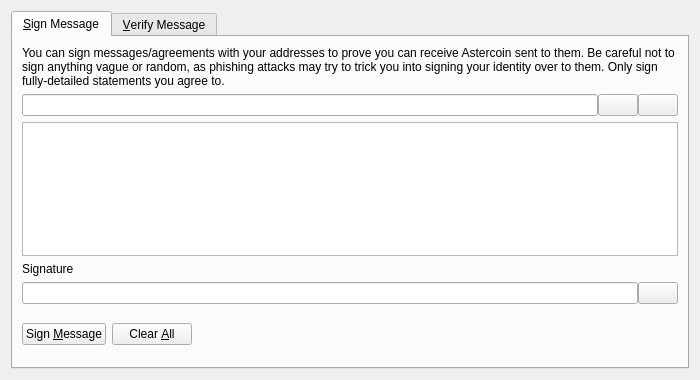
<?xml version="1.0" encoding="UTF-8"?>
<ui version="4.0">
 <class>SignVerifyMessageDialog</class>
 <widget class="QDialog" name="SignVerifyMessageDialog">
  <property name="geometry">
   <rect>
    <x>0</x>
    <y>0</y>
    <width>700</width>
    <height>380</height>
   </rect>
  </property>
  <property name="windowTitle">
   <string>Signatures - Sign / Verify a Message</string>
  </property>
  <property name="modal">
   <bool>true</bool>
  </property>
  <layout class="QVBoxLayout" name="verticalLayout">
   <item>
    <widget class="QTabWidget" name="tabWidget">
     <property name="currentIndex">
      <number>0</number>
     </property>
     <widget class="QWidget" name="tabSignMessage">
      <attribute name="title">
       <string>&amp;Sign Message</string>
      </attribute>
      <layout class="QVBoxLayout" name="verticalLayout_SM">
       <item>
        <widget class="QLabel" name="infoLabel_SM">
         <property name="text">
          <string>You can sign messages/agreements with your addresses to prove you can receive Astercoin sent to them. Be careful not to sign anything vague or random, as phishing attacks may try to trick you into signing your identity over to them. Only sign fully-detailed statements you agree to.</string>
         </property>
         <property name="textFormat">
          <enum>Qt::PlainText</enum>
         </property>
         <property name="wordWrap">
          <bool>true</bool>
         </property>
        </widget>
       </item>
       <item>
        <layout class="QHBoxLayout" name="horizontalLayout_1_SM">
         <property name="spacing">
          <number>0</number>
         </property>
         <item>
          <widget class="QValidatedLineEdit" name="addressIn_SM">
           <property name="toolTip">
            <string>The Astercoin address to sign the message with</string>
           </property>
          </widget>
         </item>
         <item>
          <widget class="QPushButton" name="addressBookButton_SM">
           <property name="toolTip">
            <string>Choose previously used address</string>
           </property>
           <property name="text">
            <string/>
           </property>
           <property name="shortcut">
            <string>Alt+A</string>
           </property>
           <property name="autoDefault">
            <bool>false</bool>
           </property>
          </widget>
         </item>
         <item>
          <widget class="QPushButton" name="pasteButton_SM">
           <property name="toolTip">
            <string>Paste address from clipboard</string>
           </property>
           <property name="text">
            <string/>
           </property>
           <property name="shortcut">
            <string>Alt+P</string>
           </property>
           <property name="autoDefault">
            <bool>false</bool>
           </property>
          </widget>
         </item>
        </layout>
       </item>
       <item>
        <widget class="QPlainTextEdit" name="messageIn_SM">
         <property name="toolTip">
          <string>Enter the message you want to sign here</string>
         </property>
        </widget>
       </item>
       <item>
        <widget class="QLabel" name="signatureLabel_SM">
         <property name="text">
          <string>Signature</string>
         </property>
         <property name="textFormat">
          <enum>Qt::PlainText</enum>
         </property>
        </widget>
       </item>
       <item>
        <layout class="QHBoxLayout" name="horizontalLayout_2_SM">
         <property name="spacing">
          <number>0</number>
         </property>
         <item>
          <widget class="QLineEdit" name="signatureOut_SM">
           <property name="font">
            <font>
             <italic>true</italic>
            </font>
           </property>
           <property name="readOnly">
            <bool>true</bool>
           </property>
          </widget>
         </item>
         <item>
          <widget class="QPushButton" name="copySignatureButton_SM">
           <property name="toolTip">
            <string>Copy the current signature to the system clipboard</string>
           </property>
           <property name="text">
            <string/>
           </property>
           <property name="autoDefault">
            <bool>false</bool>
           </property>
          </widget>
         </item>
        </layout>
       </item>
       <item>
        <layout class="QHBoxLayout" name="horizontalLayout_3_SM">
         <item>
          <widget class="QPushButton" name="signMessageButton_SM">
           <property name="toolTip">
            <string>Sign the message to prove you own this Astercoin address</string>
           </property>
           <property name="text">
            <string>Sign &amp;Message</string>
           </property>
           <property name="autoDefault">
            <bool>false</bool>
           </property>
          </widget>
         </item>
         <item>
          <widget class="QPushButton" name="clearButton_SM">
           <property name="toolTip">
            <string>Reset all sign message fields</string>
           </property>
           <property name="text">
            <string>Clear &amp;All</string>
           </property>
           <property name="autoDefault">
            <bool>false</bool>
           </property>
          </widget>
         </item>
         <item>
          <spacer name="horizontalSpacer_1_SM">
           <property name="orientation">
            <enum>Qt::Horizontal</enum>
           </property>
           <property name="sizeHint" stdset="0">
            <size>
             <width>40</width>
             <height>48</height>
            </size>
           </property>
          </spacer>
         </item>
         <item>
          <widget class="QLabel" name="statusLabel_SM">
           <property name="font">
            <font>
             <weight>75</weight>
             <bold>true</bold>
            </font>
           </property>
           <property name="text">
            <string/>
           </property>
           <property name="wordWrap">
            <bool>true</bool>
           </property>
          </widget>
         </item>
         <item>
          <spacer name="horizontalSpacer_2_SM">
           <property name="orientation">
            <enum>Qt::Horizontal</enum>
           </property>
           <property name="sizeHint" stdset="0">
            <size>
             <width>40</width>
             <height>48</height>
            </size>
           </property>
          </spacer>
         </item>
        </layout>
       </item>
      </layout>
     </widget>
     <widget class="QWidget" name="tabVerifyMessage">
      <attribute name="title">
       <string>&amp;Verify Message</string>
      </attribute>
      <layout class="QVBoxLayout" name="verticalLayout_VM">
       <item>
        <widget class="QLabel" name="infoLabel_VM">
         <property name="text">
          <string>Enter the receiver's address, message (ensure you copy line breaks, spaces, tabs, etc. exactly) and signature below to verify the message. Be careful not to read more into the signature than what is in the signed message itself, to avoid being tricked by a man-in-the-middle attack. Note that this only proves the signing party receives with the address, it cannot prove sendership of any transaction!</string>
         </property>
         <property name="textFormat">
          <enum>Qt::PlainText</enum>
         </property>
         <property name="alignment">
          <set>Qt::AlignLeading|Qt::AlignLeft|Qt::AlignTop</set>
         </property>
         <property name="wordWrap">
          <bool>true</bool>
         </property>
        </widget>
       </item>
       <item>
        <layout class="QHBoxLayout" name="horizontalLayout_1_VM">
         <property name="spacing">
          <number>0</number>
         </property>
         <item>
          <widget class="QValidatedLineEdit" name="addressIn_VM">
           <property name="toolTip">
            <string>The Astercoin address the message was signed with</string>
           </property>
          </widget>
         </item>
         <item>
          <widget class="QPushButton" name="addressBookButton_VM">
           <property name="toolTip">
            <string>Choose previously used address</string>
           </property>
           <property name="text">
            <string/>
           </property>
           <property name="shortcut">
            <string>Alt+A</string>
           </property>
           <property name="autoDefault">
            <bool>false</bool>
           </property>
          </widget>
         </item>
        </layout>
       </item>
       <item>
        <widget class="QPlainTextEdit" name="messageIn_VM"/>
       </item>
       <item>
        <widget class="QValidatedLineEdit" name="signatureIn_VM"/>
       </item>
       <item>
        <layout class="QHBoxLayout" name="horizontalLayout_2_VM">
         <item>
          <widget class="QPushButton" name="verifyMessageButton_VM">
           <property name="toolTip">
            <string>Verify the message to ensure it was signed with the specified Astercoin address</string>
           </property>
           <property name="text">
            <string>Verify &amp;Message</string>
           </property>
           <property name="autoDefault">
            <bool>false</bool>
           </property>
          </widget>
         </item>
         <item>
          <widget class="QPushButton" name="clearButton_VM">
           <property name="toolTip">
            <string>Reset all verify message fields</string>
           </property>
           <property name="text">
            <string>Clear &amp;All</string>
           </property>
           <property name="autoDefault">
            <bool>false</bool>
           </property>
          </widget>
         </item>
         <item>
          <spacer name="horizontalSpacer_1_VM">
           <property name="orientation">
            <enum>Qt::Horizontal</enum>
           </property>
           <property name="sizeHint" stdset="0">
            <size>
             <width>40</width>
             <height>48</height>
            </size>
           </property>
          </spacer>
         </item>
         <item>
          <widget class="QLabel" name="statusLabel_VM">
           <property name="font">
            <font>
             <weight>75</weight>
             <bold>true</bold>
            </font>
           </property>
           <property name="text">
            <string/>
           </property>
           <property name="wordWrap">
            <bool>true</bool>
           </property>
          </widget>
         </item>
         <item>
          <spacer name="horizontalSpacer_2_VM">
           <property name="orientation">
            <enum>Qt::Horizontal</enum>
           </property>
           <property name="sizeHint" stdset="0">
            <size>
             <width>40</width>
             <height>48</height>
            </size>
           </property>
          </spacer>
         </item>
        </layout>
       </item>
      </layout>
     </widget>
    </widget>
   </item>
  </layout>
 </widget>
 <customwidgets>
  <customwidget>
   <class>QValidatedLineEdit</class>
   <extends>QLineEdit</extends>
   <header>qvalidatedlineedit.h</header>
  </customwidget>
 </customwidgets>
 <resources>
  <include location="../astercoin.qrc"/>
 </resources>
 <connections/>
</ui>
